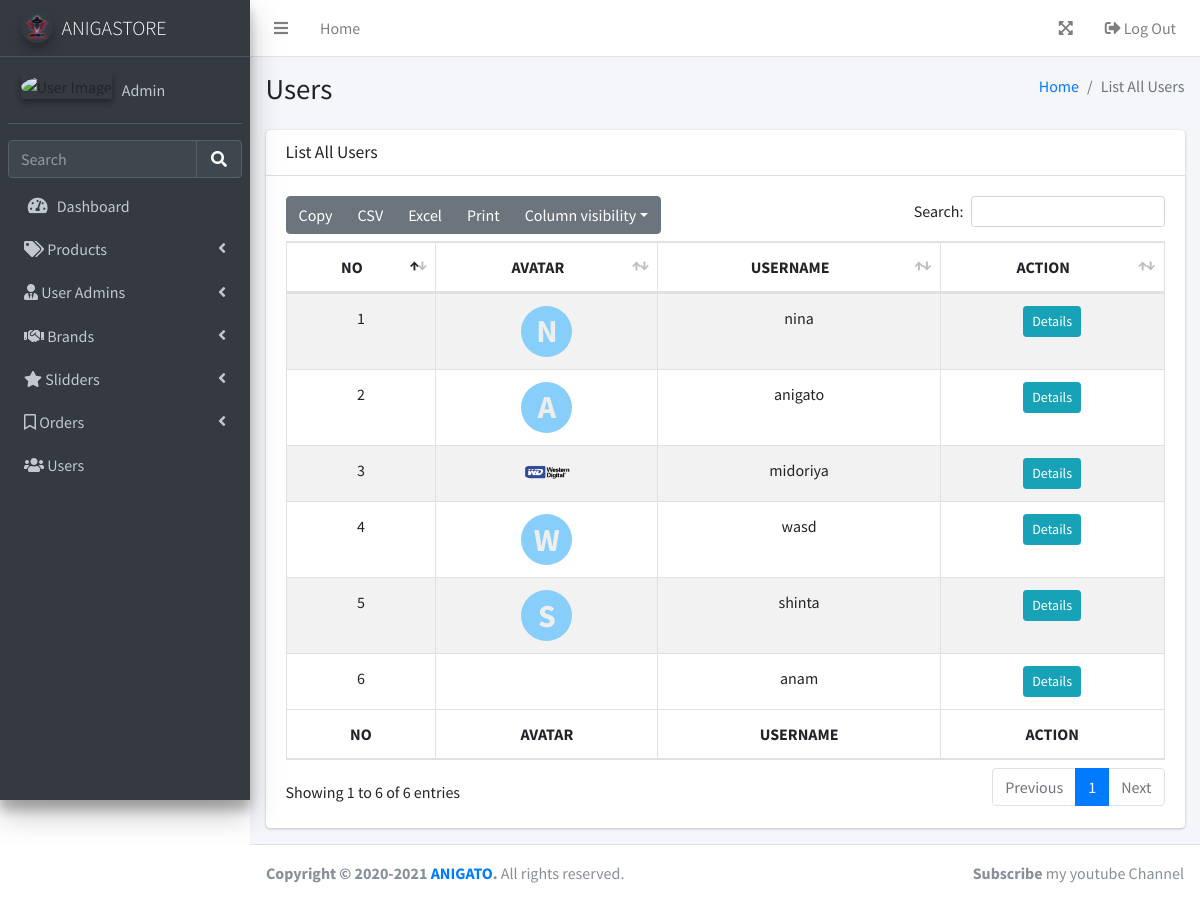
/layouts/backend/users/index.php (signed in), run on the app's committed database.
### tables this page shows
CREATE TABLE `users` (
  `id` int(11) NOT NULL,
  `username` varchar(50) NOT NULL,
  `email` varchar(50) DEFAULT NULL,
  `password` varchar(255) NOT NULL,
  `full_name` varchar(100) DEFAULT NULL,
  `nick_name` varchar(50) DEFAULT NULL,
  `phone` varchar(20) DEFAULT NULL,
  `img` varchar(100) DEFAULT NULL
);

### layouts/backend/users/index.php (the view, shortened to what this page needs)
<?php
require '../function.php';
$user = query("select*from users");
?>
<!DOCTYPE html>
<html lang="en">
<head>
    <?php require_once '../../../themes/backend/parts/link-header.php' ?>
</head>
<body class="hold-transition sidebar-mini layout-fixed layout-navbar-fixed">
    <div class="wrapper">
        <?php require_once '../../../themes/backend/parts/navbar.php'; ?>
        <?php require_once '../../../themes/backend/parts/sidebar.php'; ?>
        <div class="content-wrapper">
            <section class="content-header">
                <div class="container-fluid">
                    <div class="row mb-2">
                        <div class="col-sm-6">
                            <h1>Users</h1>
                        </div>
                        <div class="col-sm-6">
                            <ol class="breadcrumb float-sm-right">
                                <li class="breadcrumb-item"><a href="#">Home</a></li>
                                <li class="breadcrumb-item active">List All Users</li>
                            </ol>
                        </div>
                    </div>
                </div>
            </section>
            <section class="content">
                <div class="container-fluid">
                    <div class="row">
                        <div class="col-12">
                            <div class="card">
                                <div class="card-header">
                                    <h3 class="card-title">List All Users</h3>
                                </div>
                                <div class="card-body">
                                    <table id="example1" class="table table-bordered table-striped">
                                        <thead>
                                            <tr class="text-center">
                                                <th>NO</th>
                                                <th>AVATAR</th>
                                                <th>USERNAME</th>
                                                <th>ACTION</th>
                                            </tr>
                                        </thead>
                                        <tbody>
                                            <?php $i = 1; ?>
                                            <?php foreach ($user as $row) : ?>
                                                <tr class="text-center">
                                                    <td><?= $i++; ?></td>
                                                    <td>
                                                        <?php if(empty($row["img"])) :?>
                                                        <div class="mx-auto">
                                                            <?=getProfilePicture($row["username"])?>
                                                        </div>
                                                        <?php else : ?>
                                                        <img src="../../../assets/img/users/<?= $row["img"]; ?>" alt="" class="img-tumbnail img-circle" width="50rem">
                                                        <?php endif?>
                                                    </td>
                                                    <td><?= $row["username"]; ?></td>
                                                    <td>
                                                        <a href="../users/details.php?id=<?= $row['id'] ?>" class="btn btn-sm btn-info">Details</a>
                                                    </td>
                                                </tr>
                                            <?php endforeach; ?>
                                        </tbody>
                                        <tfoot>
                                            <tr class="text-center">
                                                <th>NO</th>
                                                <th>AVATAR</th>
                                                <th>USERNAME</th>
                                                <th>ACTION</th>
                                            </tr>
                                        </tfoot>
                                    </table>
                                </div>
                            </div>
                        </div>
                    </div>
            </section>
        </div>
        <?php require_once '../../../themes/backend/parts/footer.php'; ?>
    </div>
</body>
</html>

### php/function.php (shortened to what this page needs)
<?php
function koneksi()
{
    $conn = mysqli_connect("localhost", "root", "");
    mysqli_select_db($conn, "pw_tubes_203040096");
    return $conn;
}
function query($sql)
{
    $conn = koneksi();
    $res = mysqli_query($conn, "$sql");
    $rows = [];
    while ($row = mysqli_fetch_assoc($res)) {
        $rows[] = $row;
    }
    return $rows;
}
function getProfilePicture($name)
{
    $name_slice = explode(' ', $name);
    $name_slice = array_filter($name_slice);
    $initials = '';
    $initials .= (isset($name_slice[0][0])) ? strtoupper($name_slice[0][0]) : '';
    return '<div class="profile-pic mx-auto">' . $initials . '</div>';
}

### css/backend/style.css (style rules this page uses)
.profile-pic { background: lightskyblue; color: #eeeeee; border-radius: 50%; height: 3.2rem; width: 3.2rem; display: flex; align-items: center; justify-content: center; font-weight: bold; font-size: 2rem; }

### data on the page
users: username "N", username "nina"
users: username "A", username "anigato"
users: img (picture), username "midoriya"
users: username "W", username "wasd"
users: username "S", username "shinta"
users: username "anam"

### other printed values
$_SESSION['username'] "Admin"
